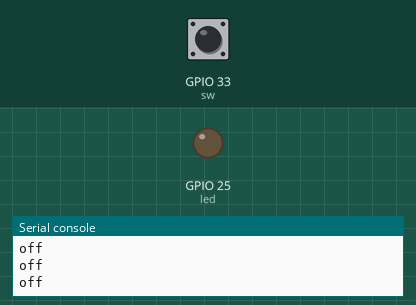
This program was run on a simulated ESP32 board running MicroPython. Shown: output pins drawn as LEDs (lit = HIGH), the last lines printed to the serial console. The test bench sets the inputs (shaded band); at power-on: GPIO 33 (sw) HIGH.

Above: at 1.2 s.
1.3 s: GPIO 33 (sw) pulled LOW for 0.15 s
At 1.37 s:
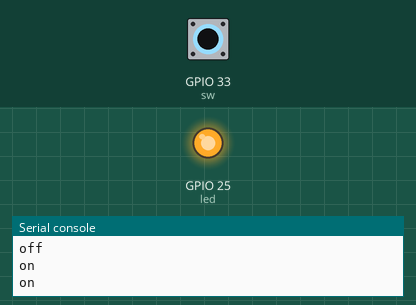
2.9 s: GPIO 33 (sw) pulled LOW for 3.2 s
At 7.3 s:
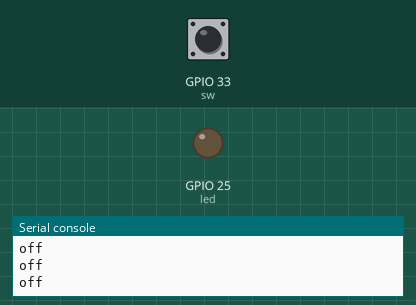
Timing chart, 0 to 8.8 s (numbered marks = the images above; inputs shaded):
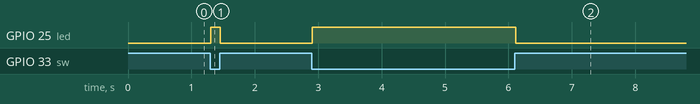

The program:

sw_led01.py
```python
#-----------------------------------------
#  GPIO Sample
#  list1 / SW and LED test
#-----------------------------------------
from machine import Pin
import utime
sw = Pin(33, Pin.IN, Pin.PULL_UP)     # enable GPIO33 pullup
led = Pin(25, Pin.OUT)                # set GPIO25 as OUTPUT
while True:
    if  sw.value() == 0:               # SW is pushed  (value: 0)
        print("on")                    # print for debug
        led.on()                       # turn on LED
    else:                              # SW is no pushed (value:1)
        print("off")                   # print for debug
        led.off()                      # turn off LED
    utime.sleep_ms(50)                 # wait for 50msec
#---------------------------------------------------
```

Measured:
- after the input at 1.3 s, GPIO 25 (led): LOW → HIGH at once, → LOW 0.15 s later
- after the input at 2.9 s, GPIO 25 (led): LOW → HIGH at once, → LOW 3.2 s later
